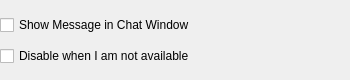
<?xml version="1.0" encoding="UTF-8"?>
<ui version="4.0">
 <class>PsykoPreferencesUI</class>
 <widget class="QWidget" name="PsykoPreferencesUI">
  <property name="geometry">
   <rect>
    <x>0</x>
    <y>0</y>
    <width>350</width>
    <height>80</height>
   </rect>
  </property>
  <property name="minimumSize">
   <size>
    <width>350</width>
    <height>80</height>
   </size>
  </property>
  <property name="windowTitle">
   <string>Form</string>
  </property>
  <widget class="QWidget" name="verticalLayoutWidget">
   <property name="geometry">
    <rect>
     <x>0</x>
     <y>10</y>
     <width>331</width>
     <height>61</height>
    </rect>
   </property>
   <layout class="QVBoxLayout" name="verticalLayout">
    <item>
     <widget class="QCheckBox" name="kcfg_ShowMessageInChatWindow">
      <property name="text">
       <string>Show Message in Chat Window</string>
      </property>
     </widget>
    </item>
    <item>
     <widget class="QCheckBox" name="kcfg_DisableWhenNotAvailable">
      <property name="text">
       <string>Disable when I am not available</string>
      </property>
     </widget>
    </item>
   </layout>
  </widget>
 </widget>
 <resources/>
 <connections/>
</ui>
